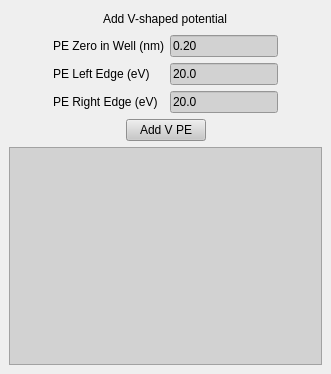
<?xml version="1.0" encoding="UTF-8"?>
<ui version="4.0">
 <class>AddVpeDock</class>
 <widget class="QDockWidget" name="AddVpeDock">
  <property name="geometry">
   <rect>
    <x>0</x>
    <y>0</y>
    <width>331</width>
    <height>374</height>
   </rect>
  </property>
  <property name="styleSheet">
   <string notr="true">
QLineEdit, QTextEdit, QComboBox
{
	
	
	background-color: rgb(210, 210, 210);
}
QPushButton
{
	
	background-color: rgb(200, 200, 200);
}
QLabel
{

}
</string>
  </property>
  <property name="features">
   <set>QDockWidget::DockWidgetFloatable|QDockWidget::DockWidgetMovable</set>
  </property>
  <property name="windowTitle">
   <string>DockWidget</string>
  </property>
  <widget class="QWidget" name="dockWidgetContents">
   <layout class="QVBoxLayout" name="verticalLayout">
    <item>
     <layout class="QHBoxLayout" name="horizontalLayout_3">
      <item>
       <spacer name="horizontalSpacer_6">
        <property name="orientation">
         <enum>Qt::Horizontal</enum>
        </property>
        <property name="sizeHint" stdset="0">
         <size>
          <width>40</width>
          <height>20</height>
         </size>
        </property>
       </spacer>
      </item>
      <item>
       <widget class="QLabel" name="label_4">
        <property name="text">
         <string>Add V-shaped potential</string>
        </property>
       </widget>
      </item>
      <item>
       <spacer name="horizontalSpacer_5">
        <property name="orientation">
         <enum>Qt::Horizontal</enum>
        </property>
        <property name="sizeHint" stdset="0">
         <size>
          <width>40</width>
          <height>20</height>
         </size>
        </property>
       </spacer>
      </item>
     </layout>
    </item>
    <item>
     <layout class="QHBoxLayout" name="horizontalLayout">
      <item>
       <spacer name="horizontalSpacer_2">
        <property name="orientation">
         <enum>Qt::Horizontal</enum>
        </property>
        <property name="sizeHint" stdset="0">
         <size>
          <width>40</width>
          <height>20</height>
         </size>
        </property>
       </spacer>
      </item>
      <item>
       <layout class="QFormLayout" name="formLayout">
        <item row="0" column="0">
         <widget class="QLabel" name="label">
          <property name="text">
           <string>PE Zero in Well (nm)</string>
          </property>
         </widget>
        </item>
        <item row="1" column="0">
         <widget class="QLabel" name="label_2">
          <property name="text">
           <string>PE Left Edge (eV)</string>
          </property>
         </widget>
        </item>
        <item row="1" column="1">
         <widget class="QLineEdit" name="le_vleft">
          <property name="text">
           <string>20.0</string>
          </property>
         </widget>
        </item>
        <item row="2" column="0">
         <widget class="QLabel" name="label_3">
          <property name="text">
           <string>PE Right Edge (eV)</string>
          </property>
         </widget>
        </item>
        <item row="2" column="1">
         <widget class="QLineEdit" name="le_vright">
          <property name="text">
           <string>20.0</string>
          </property>
         </widget>
        </item>
        <item row="0" column="1">
         <widget class="QLineEdit" name="le_xzero">
          <property name="text">
           <string>0.20</string>
          </property>
         </widget>
        </item>
       </layout>
      </item>
      <item>
       <spacer name="horizontalSpacer">
        <property name="orientation">
         <enum>Qt::Horizontal</enum>
        </property>
        <property name="sizeHint" stdset="0">
         <size>
          <width>40</width>
          <height>20</height>
         </size>
        </property>
       </spacer>
      </item>
     </layout>
    </item>
    <item>
     <layout class="QHBoxLayout" name="horizontalLayout_2">
      <item>
       <spacer name="horizontalSpacer_4">
        <property name="orientation">
         <enum>Qt::Horizontal</enum>
        </property>
        <property name="sizeHint" stdset="0">
         <size>
          <width>40</width>
          <height>20</height>
         </size>
        </property>
       </spacer>
      </item>
      <item>
       <widget class="QPushButton" name="pb_add">
        <property name="text">
         <string>Add V PE</string>
        </property>
       </widget>
      </item>
      <item>
       <spacer name="horizontalSpacer_3">
        <property name="orientation">
         <enum>Qt::Horizontal</enum>
        </property>
        <property name="sizeHint" stdset="0">
         <size>
          <width>40</width>
          <height>20</height>
         </size>
        </property>
       </spacer>
      </item>
     </layout>
    </item>
    <item>
     <widget class="QTextEdit" name="te_addvpe"/>
    </item>
   </layout>
  </widget>
 </widget>
 <resources/>
 <connections/>
</ui>
